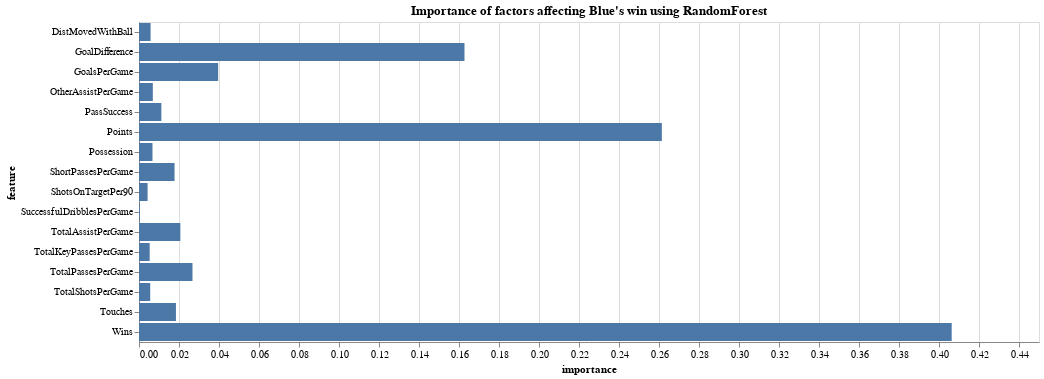

Notebook code for this chart:
### Markdown cell above
We can already see better number results (no zero values).

### Code cell
rand_for = alt.Chart(df_importance1).mark_bar().encode(
    x="importance",
    y="feature",
    tooltip=["importance", "feature"],
).properties(
    title="Importance of factors affecting Blue's win using RandomForest",
    width = 900
)
rand_for

### Figure 1 — Vega-Lite specification as saved in the notebook (floating-point values rounded to 4 significant figures)
{"config": {"view": {"continuousWidth": 400, "continuousHeight": 300}}, "data": {"name": "data-aef66449bf1d7d8c44dcaf60ddc0acc3"}, "mark": "bar", "encoding": {"tooltip": [{"field": "importance", "type": "quantitative"}, {"field": "feature", "type": "nominal"}], "x": {"field": "importance", "type": "quantitative"}, "y": {"field": "feature", "type": "nominal"}}, "title": "Importance of factors affecting Blue's win using RandomForest", "width": 900, "$schema": "https://vega.github.io/schema/vega-lite/v4.17.0.json", "datasets": {"data-aef66449bf1d7d8c44dcaf60ddc0acc3": [{"importance": 0.2614, "feature": "Points"}, {"importance": 0.4063, "feature": "Wins"}, {"importance": 0.1627, "feature": "GoalDifference"}, {"importance": 0.03958, "feature": "GoalsPerGame"}, {"importance": 0.02067, "feature": "TotalAssistPerGame"}, {"importance": 0.006909, "feature": "OtherAssistPerGame"}, {"importance": 0.0043, "feature": "ShotsOnTargetPer90"}, {"importance": 0.01848, "feature": "Touches"}, {"importance": 0.02674, "feature": "TotalPassesPerGame"}, {"importance": 0.01777, "feature": "ShortPassesPerGame"}, {"importance": 0.005341, "feature": "TotalKeyPassesPerGame"}, {"importance": 0.005791, "feature": "DistMovedWithBall"}, {"importance": 0.005604, "feature": "TotalShotsPerGame"}, {"importance": 0.01118, "feature": "PassSuccess"}, {"importance": 0.006747, "feature": "Possession"}, {"importance": 0.0003708, "feature": "SuccessfulDribblesPerGame"}]}}
